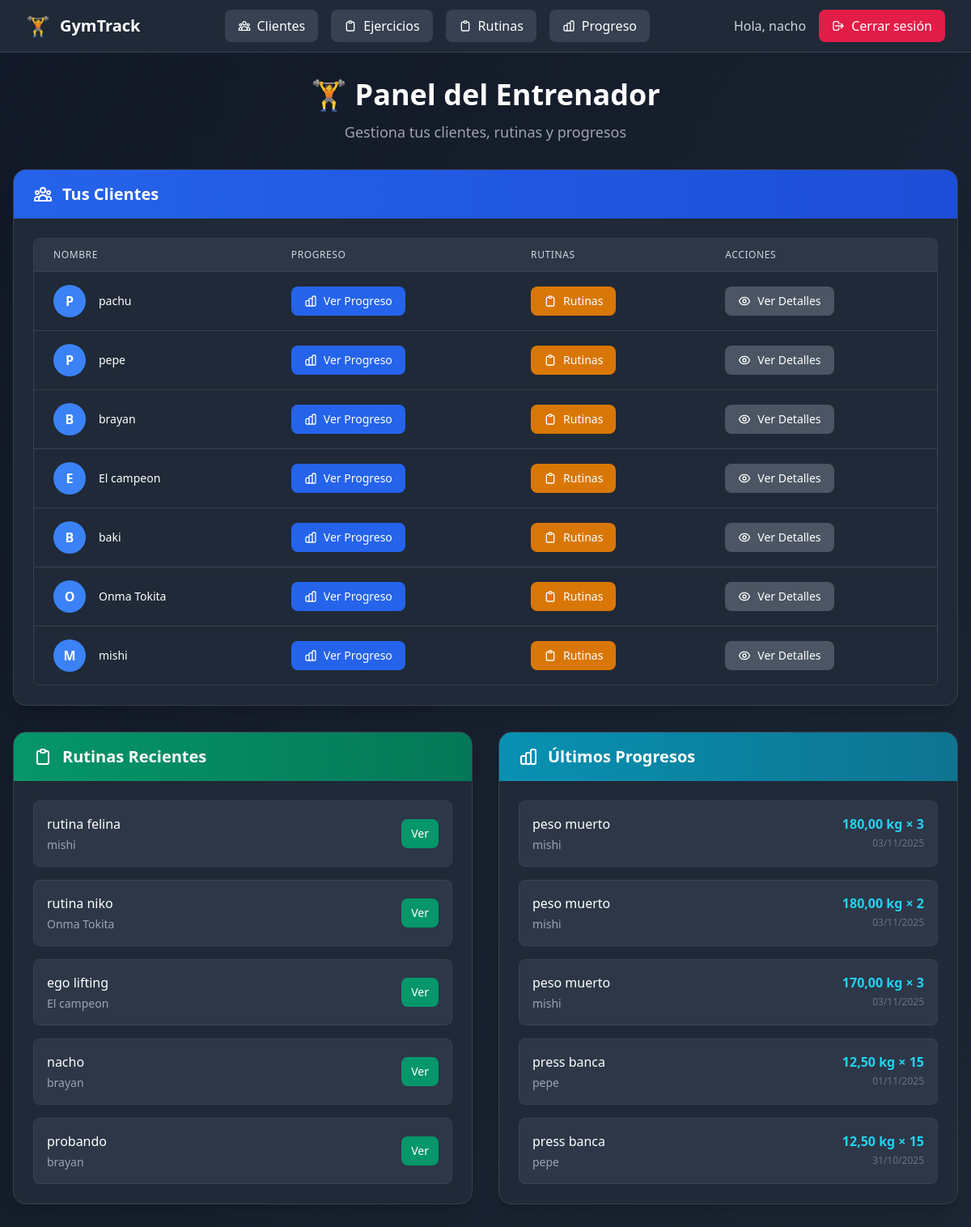
/ (signed in), run on the app's committed database.
### usuarios/models.py (models this page shows, shortened)
class Usuario(AbstractUser):
    ROLES = (
        ("entrenador", "Entrenador"),
        ("admin", "Administrador"),
    )
    rol = models.CharField(max_length=20, choices=ROLES, default="entrenador")

### clientes/models.py (models this page shows, shortened)
class Cliente(models.Model):
    entrenadores = models.ManyToManyField(settings.AUTH_USER_MODEL, related_name="clientes")
    nombre = models.CharField(max_length=100)
    edad = models.PositiveIntegerField(null=True, blank=True)
    altura_cm = models.PositiveIntegerField(null=True, blank=True)
    peso_kg = models.FloatField(null=True, blank=True)
    lesiones = models.TextField(blank=True, help_text="Anotar lesiones o complicaciones")

### rutinas/models.py (models this page shows, shortened)
class Rutina(models.Model):
    cliente = models.ForeignKey(Cliente, on_delete=models.CASCADE, related_name="rutinas")
    nombre = models.CharField(max_length=100)
    descripcion = models.TextField(blank=True)
    fecha_creacion = models.DateField(auto_now_add=True)

### progreso/models.py (models this page shows, shortened)
class ProgresoEjercicio(models.Model):
    cliente = models.ForeignKey(Cliente, on_delete=models.CASCADE, related_name="progresos_ejercicios")
    rutina = models.ForeignKey(Rutina, on_delete=models.CASCADE, related_name="progresos_ejercicios", null=True, blank=True)
    ejercicio = models.ForeignKey(Ejercicio, on_delete=models.CASCADE)
    fecha = models.DateField(auto_now_add=True)
    series = models.PositiveIntegerField(default=1)
    repeticiones = models.PositiveIntegerField()
    peso = models.DecimalField(max_digits=6, decimal_places=2, null=True, blank=True)  # kg usados
    notas = models.TextField(blank=True)
    rir = models.PositiveIntegerField(
        null=True, blank=True,
        help_text="Repeticiones en reserva (0-5 aprox)"
    )
    rpe = models.PositiveIntegerField(
        null=True, blank=True,
        help_text="Esfuerzo percibido (1-10)"
    )
    class Meta:
        ordering = ["-fecha"]

### ejercicios/models.py (models this page shows, shortened)
class Ejercicio(models.Model):
    VISIBILIDAD_OPCIONES = [
        ('privado', 'Privado'),
        ('global', 'Global'),
    ]
    nombre = models.CharField(max_length=100)
    descripcion = models.TextField()
    grupo_muscular = models.CharField(max_length=100)
    variante = models.CharField(max_length=100, blank=True)
    usuario = models.ForeignKey(settings.AUTH_USER_MODEL, on_delete=models.CASCADE, related_name="ejercicios")
    visibilidad = models.CharField(
        max_length=10,
        choices=VISIBILIDAD_OPCIONES,
        default='privado'  # 👈 por defecto será solo visible para su creador
    )

### dashboard/views.py (the view)
# urls.py: path("", views.dashboard_entrenador, name="entrenador"),
@login_required
def dashboard_entrenador(request):
    if request.user.is_superuser:
        clientes = Cliente.objects.all()
    else:
        clientes = Cliente.objects.filter(entrenadores=request.user)
    rutinas_recientes = (
        Rutina.objects.filter(cliente__in=clientes)
        .select_related('cliente')
        .order_by('-id')[:5]
    )
    progresos_recientes = (
        ProgresoEjercicio.objects.filter(cliente__in=clientes)
        .select_related('cliente', 'ejercicio')
        .order_by('-fecha')[:5]
    )
    context = {
        "clientes": clientes,
        "rutinas_recientes": rutinas_recientes,
        "progresos_recientes": progresos_recientes,
        "hoy": now(),
    }
    return render(request, "dashboard/entrenador.html", context)

### dashboard/templates/dashboard/entrenador.html (shortened to what this page needs)
{% extends "base.html" %}
{% block content %}
<div class="min-h-screen bg-gradient-to-br from-gray-900 to-gray-800 py-8 px-4">
  <div class="max-w-7xl mx-auto">
    <div class="mb-8 text-center">
      <h1 class="text-4xl font-bold text-white mb-3">🏋️ Panel del Entrenador</h1>
      <p class="text-gray-400 text-lg">Gestiona tus clientes, rutinas y progresos</p>
    </div>
    <div class="bg-gray-800 rounded-2xl shadow-xl border border-gray-700 mb-8 overflow-hidden">
      <div class="bg-gradient-to-r from-blue-600 to-blue-700 px-6 py-4">
        <div class="flex items-center">
          <h2 class="text-xl font-bold text-white">Tus Clientes</h2>
        </div>
      </div>
      <div class="p-6">
        {% if clientes %}
          <div class="overflow-x-auto rounded-lg border border-gray-700">
            <table class="min-w-full divide-y divide-gray-700">
              <thead class="bg-gray-750">
                <tr>
                  <th class="px-6 py-3 text-left text-xs font-medium text-gray-300 uppercase tracking-wider">Nombre</th>
                  <th class="px-6 py-3 text-left text-xs font-medium text-gray-300 uppercase tracking-wider">Progreso</th>
                  <th class="px-6 py-3 text-left text-xs font-medium text-gray-300 uppercase tracking-wider">Rutinas</th>
                  <th class="px-6 py-3 text-left text-xs font-medium text-gray-300 uppercase tracking-wider">Acciones</th>
                </tr>
              </thead>
              <tbody class="bg-gray-800 divide-y divide-gray-700">
                {% for cliente in clientes %}
                <tr class="hover:bg-gray-750 transition-colors">
                  <td class="px-6 py-4 whitespace-nowrap">
                    <div class="flex items-center">
                      <div class="flex-shrink-0 h-10 w-10 bg-blue-500 rounded-full flex items-center justify-center text-white font-bold">
                        {{ cliente.nombre|slice:":1"|upper }}
                      </div>
                      <div class="ml-4">
                        <div class="text-sm font-medium text-white">{{ cliente.nombre }}</div>
                      </div>
                    </div>
                  </td>
                  <td class="px-6 py-4 whitespace-nowrap">
                    <a href="{% url 'progreso:lista' cliente.id %}" class="inline-flex items-center px-4 py-2 bg-blue-600 hover:bg-blue-500 text-white text-sm font-medium rounded-lg transition-colors">
                      Ver Progreso
                    </a>
                  </td>
                  <td class="px-6 py-4 whitespace-nowrap">
                    <a href="{% url 'rutinas:rutinas_cliente' cliente.id %}" class="inline-flex items-center px-4 py-2 bg-amber-600 hover:bg-amber-500 text-white text-sm font-medium rounded-lg transition-colors">
                      <svg class="w-4 h-4 mr-2" fill="none" stroke="currentColor" viewBox="0 0 24 24">
                        <path stroke-linecap="round" stroke-linejoin="round" stroke-width="2" d="M9 5H7a2 2 0 00-2 2v12a2 2 0 002 2h10a2 2 0 002-2V7a2 2 0 00-2-2h-2M9 5a2 2 0 002 2h2a2 2 0 002-2M9 5a2 2 0 012-2h2a2 2 0 012 2"></path>
                      </svg>
                      Rutinas
                    </a>
                  </td>
                  <td class="px-6 py-4 whitespace-nowrap">
                    <a href="{% url 'clientes:detalle' cliente.id %}" class="inline-flex items-center px-4 py-2 bg-gray-600 hover:bg-gray-500 text-white text-sm font-medium rounded-lg transition-colors">
                      Ver Detalles
                    </a>
                  </td>
                </tr>
                {% endfor %}
              </tbody>
            </table>
          </div>
        {% endif %}
      </div>
    </div>
    <div class="grid grid-cols-1 lg:grid-cols-2 gap-8">
      <div class="bg-gray-800 rounded-2xl shadow-xl border border-gray-700 overflow-hidden">
        <div class="bg-gradient-to-r from-emerald-600 to-emerald-700 px-6 py-4">
          <div class="flex items-center">
            <svg class="w-6 h-6 text-white mr-3" fill="none" stroke="currentColor" viewBox="0 0 24 24">
              <path stroke-linecap="round" stroke-linejoin="round" stroke-width="2" d="M9 5H7a2 2 0 00-2 2v12a2 2 0 002 2h10a2 2 0 002-2V7a2 2 0 00-2-2h-2M9 5a2 2 0 002 2h2a2 2 0 002-2M9 5a2 2 0 012-2h2a2 2 0 012 2"></path>
            </svg>
            <h2 class="text-xl font-bold text-white">Rutinas Recientes</h2>
          </div>
        </div>
        <div class="p-6">
          {% if rutinas_recientes %}
            <div class="space-y-4">
              {% for rutina in rutinas_recientes %}
                <div class="bg-gray-750 rounded-lg p-4 border border-gray-700 hover:border-emerald-500 transition-colors">
                  <div class="flex justify-between items-center">
                    <div>
                      <h3 class="font-medium text-white">{{ rutina.nombre }}</h3>
                      <p class="text-sm text-gray-400 mt-1">{{ rutina.cliente.nombre }}</p>
                    </div>
                    <a href="{% url 'rutinas:detalle' rutina.id %}" class="inline-flex items-center px-3 py-2 bg-emerald-600 hover:bg-emerald-500 text-white text-sm font-medium rounded-lg transition-colors">
                      Ver
                    </a>
                  </div>
                </div>
              {% endfor %}
            </div>
          {% endif %}
        </div>
      </div>
      <div class="bg-gray-800 rounded-2xl shadow-xl border border-gray-700 overflow-hidden">
        <div class="bg-gradient-to-r from-cyan-600 to-cyan-700 px-6 py-4">
          <div class="flex items-center">
            <h2 class="text-xl font-bold text-white">Últimos Progresos</h2>
          </div>
        </div>
        <div class="p-6">
          {% if progresos_recientes %}
            <div class="space-y-4">
              {% for p in progresos_recientes %}
                <div class="bg-gray-750 rounded-lg p-4 border border-gray-700 hover:border-cyan-500 transition-colors">
                  <div class="flex justify-between items-start">
                    <div>
                      <h3 class="font-medium text-white">{{ p.ejercicio.nombre }}</h3>
                      <p class="text-sm text-gray-400 mt-1">{{ p.cliente.nombre }}</p>
                    </div>
                    <div class="text-right">
                      <p class="text-cyan-400 font-bold">{{ p.peso }} kg × {{ p.repeticiones }}</p>
                      <p class="text-xs text-gray-500 mt-1">{{ p.fecha|date:"d/m/Y" }}</p>
                    </div>
                  </div>
                </div>
              {% endfor %}
            </div>
          {% endif %}
        </div>
      </div>
    </div>
  </div>
</div>
{% endblock %}

### templates/base.html (shortened to what this page needs)
<!DOCTYPE html>
<html lang="es">
  <head>
    <script src="https://cdn.tailwindcss.com"></script>
  </head>
  <body class="bg-gradient-to-br from-gray-900 to-gray-800 min-h-screen">
    <nav class="bg-gray-800 border-b border-gray-700 shadow-lg">
      <div class="max-w-7xl mx-auto px-4 sm:px-6 lg:px-8">
        <div class="flex justify-between items-center h-16">
          <div class="flex items-center">
            <a href="/" class="flex items-center space-x-3 text-xl font-bold text-white hover:text-emerald-400 transition-colors">
              <span class="text-2xl">🏋️</span>
              <span class="hidden sm:inline">GymTrack</span>
            </a>
          </div>
          <div class="hidden md:flex items-center space-x-4">
            <a href="{% url 'clientes:lista' %}" class="inline-flex items-center px-4 py-2 bg-gray-700 hover:bg-gray-600 text-white font-medium rounded-lg transition-colors">
              Clientes
            </a>
            <a href="{% url 'ejercicios:lista' %}" class="inline-flex items-center px-4 py-2 bg-gray-700 hover:bg-gray-600 text-white font-medium rounded-lg transition-colors">
              <svg class="w-4 h-4 mr-2" fill="none" stroke="currentColor" viewBox="0 0 24 24">
                <path stroke-linecap="round" stroke-linejoin="round" stroke-width="2" d="M9 5H7a2 2 0 00-2 2v12a2 2 0 002 2h10a2 2 0 002-2V7a2 2 0 00-2-2h-2M9 5a2 2 0 002 2h2a2 2 0 002-2M9 5a2 2 0 012-2h2a2 2 0 012 2"></path>
              </svg>
              Ejercicios
            </a>
            <a href="{% url 'rutinas:lista' %}" class="inline-flex items-center px-4 py-2 bg-gray-700 hover:bg-gray-600 text-white font-medium rounded-lg transition-colors">
              <svg class="w-4 h-4 mr-2" fill="none" stroke="currentColor" viewBox="0 0 24 24">
                <path stroke-linecap="round" stroke-linejoin="round" stroke-width="2" d="M9 5H7a2 2 0 00-2 2v12a2 2 0 002 2h10a2 2 0 002-2V7a2 2 0 00-2-2h-2M9 5a2 2 0 002 2h2a2 2 0 002-2M9 5a2 2 0 012-2h2a2 2 0 012 2"></path>
              </svg>
              Rutinas
            </a>
            <a href="{% url 'progreso:index' %}" class="inline-flex items-center px-4 py-2 bg-gray-700 hover:bg-gray-600 text-white font-medium rounded-lg transition-colors">
              Progreso
            </a>
          </div>
          <div class="hidden md:flex items-center space-x-4">
            {% if user.is_authenticated %}
              <span class="text-gray-300 font-medium">Hola, {{ user.username }}</span>
              <a href="{% url 'usuarios:logout' %}" class="inline-flex items-center px-4 py-2 bg-rose-600 hover:bg-rose-500 text-white font-medium rounded-lg transition-colors">
                <svg class="w-4 h-4 mr-2" fill="none" stroke="currentColor" viewBox="0 0 24 24">
                  <path stroke-linecap="round" stroke-linejoin="round" stroke-width="2" d="M17 16l4-4m0 0l-4-4m4 4H7m6 4v1a3 3 0 01-3 3H6a3 3 0 01-3-3V7a3 3 0 013-3h4a3 3 0 013 3v1"></path>
                </svg>
                Cerrar sesión
              </a>
            {% endif %}
          </div>
        </div>
      </div>
    </nav>
    <main class="flex-1">
      {% block content %}{% endblock %}
    </main>
  </body>
</html>

### data on the page
Usuario: username "nacho"
Cliente: nombre "P", nombre "pachu"
Cliente: nombre "P", nombre "pepe"
Cliente: nombre "B", nombre "brayan"
Cliente: nombre "E", nombre "El campeon"
Cliente: nombre "B", nombre "baki"
Cliente: nombre "O", nombre "Onma Tokita"
Cliente: nombre "M", nombre "mishi"
Rutina: nombre "rutina felina", cliente.nombre "mishi"
Rutina: nombre "rutina niko", cliente.nombre "Onma Tokita"
Rutina: nombre "ego lifting", cliente.nombre "El campeon"
Rutina: nombre "nacho", cliente.nombre "brayan"
Rutina: nombre "probando", cliente.nombre "brayan"
ProgresoEjercicio: ejercicio.nombre "peso muerto", cliente.nombre "mishi", peso "180,00", repeticiones "3", fecha "03/11/2025"
ProgresoEjercicio: ejercicio.nombre "peso muerto", cliente.nombre "mishi", peso "180,00", repeticiones "2", fecha "03/11/2025"
ProgresoEjercicio: ejercicio.nombre "peso muerto", cliente.nombre "mishi", peso "170,00", repeticiones "3", fecha "03/11/2025"
ProgresoEjercicio: ejercicio.nombre "press banca", cliente.nombre "pepe", peso "12,50", repeticiones "15", fecha "01/11/2025"
ProgresoEjercicio: ejercicio.nombre "press banca", cliente.nombre "pepe", peso "12,50", repeticiones "15", fecha "31/10/2025"
